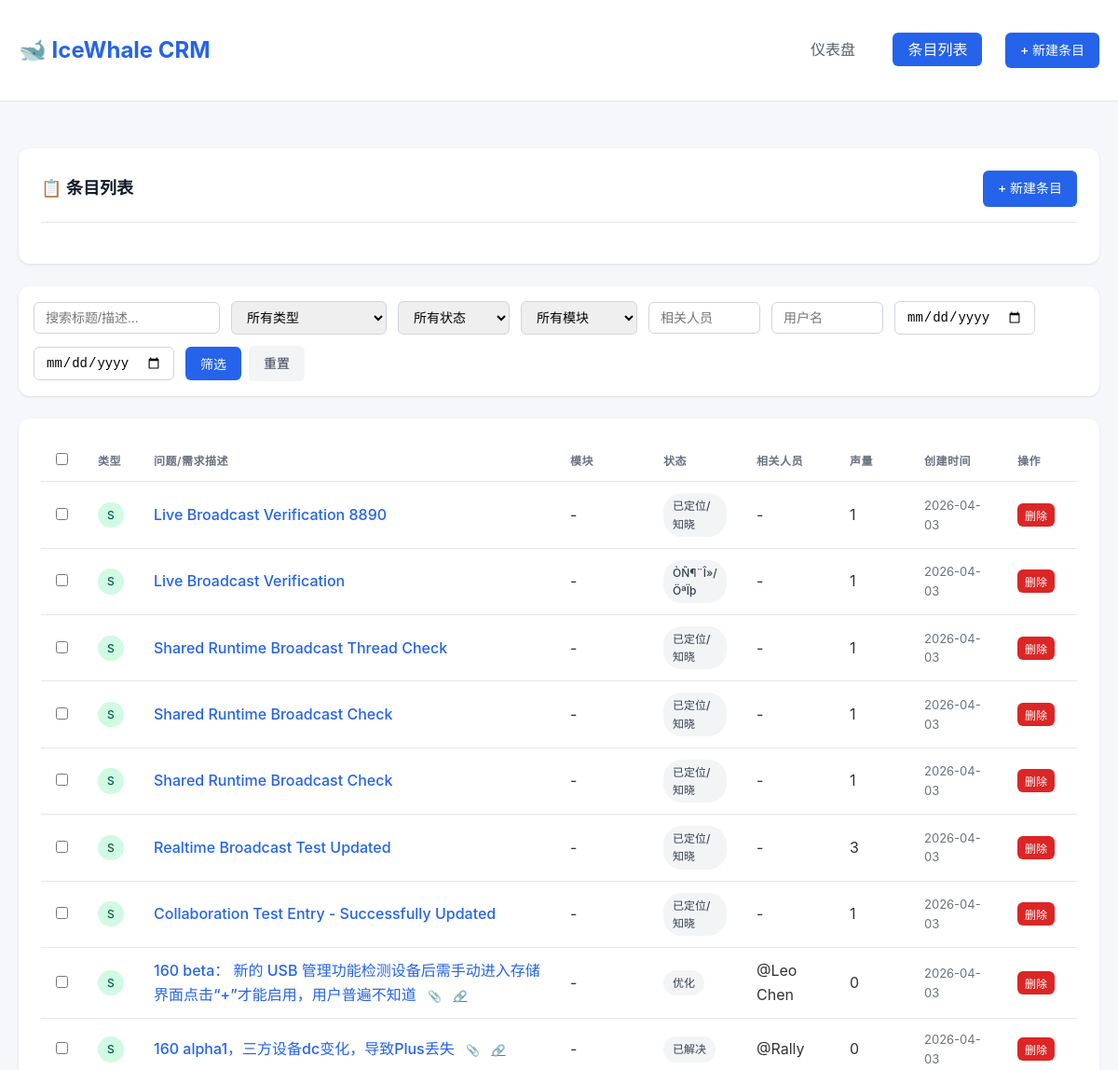
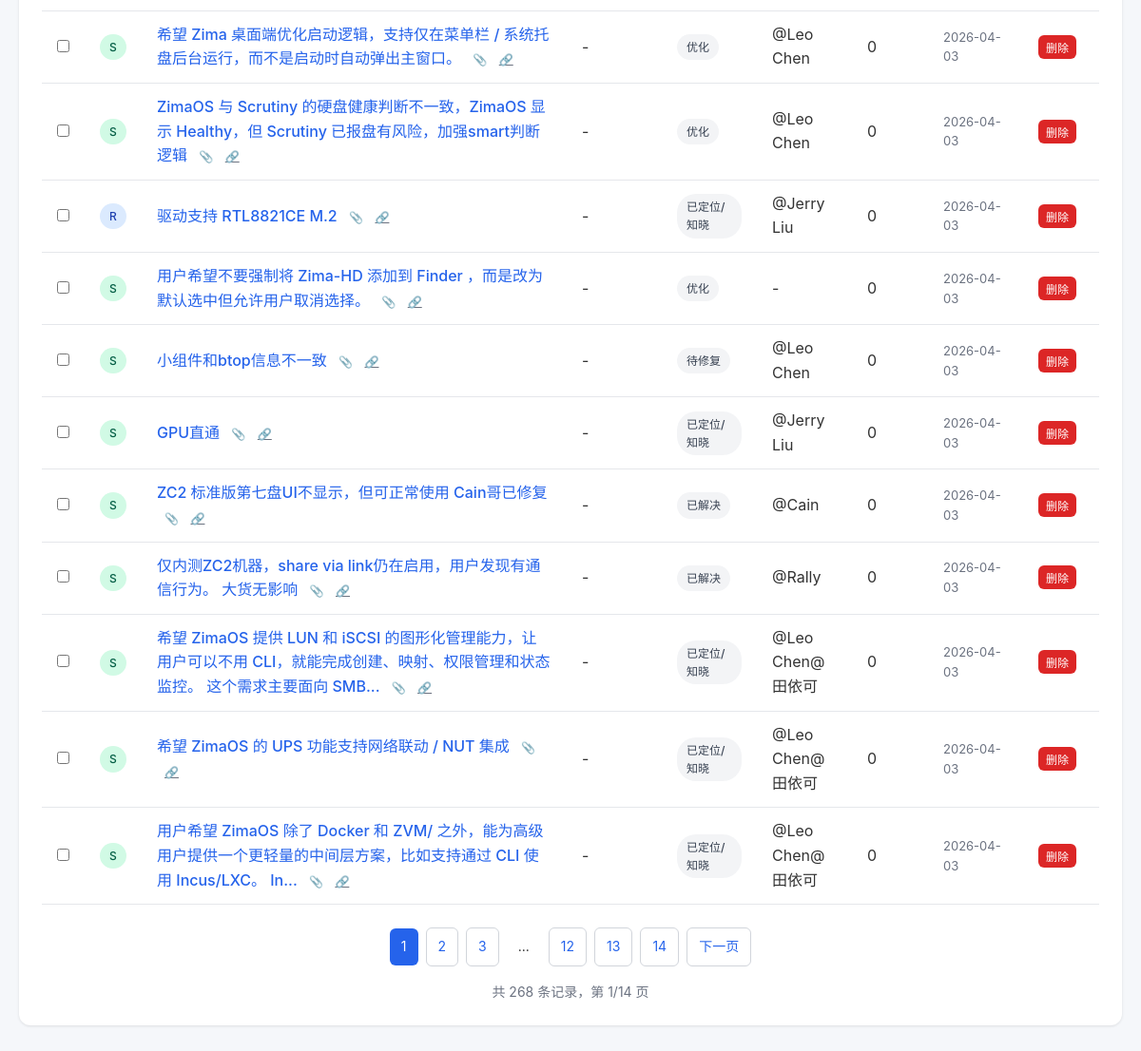
The page /entries on the database its author committed (2 pictures, top to bottom).
### crm/models.py (models this page shows, shortened)
class Base(DeclarativeBase):
    """Base class for all models."""

class CRMEntry(Base):
    __tablename__ = "crm_entries"
    id: Mapped[str] = mapped_column(String(36), primary_key=True, default=lambda: str(uuid.uuid4()))
    title: Mapped[str] = mapped_column(String(500), nullable=False)
    analysis_todo: Mapped[str | None] = mapped_column(Text, nullable=True)
    community_todo: Mapped[str | None] = mapped_column(Text, nullable=True)
    source_url: Mapped[str | None] = mapped_column(String(1000), nullable=True)
    assignee: Mapped[str | None] = mapped_column(String(100), nullable=True)
    status_tag: Mapped[str] = mapped_column(
        String(50), nullable=False, default=StatusTag.IDENTIFIED.value
    )
    feature_module: Mapped[str | None] = mapped_column(String(50), nullable=True)
    user_name: Mapped[str | None] = mapped_column(String(100), nullable=True)
    volume: Mapped[int] = mapped_column(Integer, default=1)
    updated_at: Mapped[datetime] = mapped_column(
        DateTime(timezone=True),
        default=lambda: datetime.now(timezone.utc),
        onupdate=lambda: datetime.now(timezone.utc),
    )
    notes: Mapped[str | None] = mapped_column(Text, nullable=True)
    parent_record: Mapped[str | None] = mapped_column(String(500), nullable=True)
    type_tag: Mapped[str] = mapped_column(String(10), nullable=False, default=TypeTag.SIGNAL.value)
    attachments: Mapped[list[str] | None] = mapped_column(JSON, nullable=True, default=list)
    knowledge_base_url: Mapped[str | None] = mapped_column(String(1000), nullable=True)
    github_issue_url: Mapped[str | None] = mapped_column(String(1000), nullable=True)
    source_type: Mapped[str | None] = mapped_column(String(50), nullable=True)
    created_at: Mapped[datetime] = mapped_column(
        DateTime(timezone=True),
        default=lambda: datetime.now(timezone.utc),
    )
    version: Mapped[int] = mapped_column(Integer, default=1, nullable=False)
    last_edited_by: Mapped[str | None] = mapped_column(String(100), nullable=True)
    last_edited_at: Mapped[datetime | None] = mapped_column(DateTime(timezone=True), nullable=True)
    is_being_edited: Mapped[bool] = mapped_column(default=False)
    edited_by_session: Mapped[str | None] = mapped_column(String(100), nullable=True)
    edit_session_expires: Mapped[datetime | None] = mapped_column(DateTime(timezone=True), nullable=True)
    history: Mapped[list["EditHistory"]] = relationship(
        "EditHistory",
        back_populates="entry",
        order_by="desc(EditHistory.created_at)"
    )

### crm/web.py (the view)
@app.get("/entries", response_class=HTMLResponse)
async def list_entries(
    request: Request,
    q: str | None = None,
    type_tag: str | None = None,
    status_tag: str | None = None,
    feature_module: str | None = None,
    assignee: str | None = None,
    user_name: str | None = None,
    date_from: str | None = None,
    date_to: str | None = None,
    page: int = Query(1, ge=1),
    page_size: int = Query(20, ge=1, le=100),
    db: Session = Depends(get_db),
):
    filters = EntryFilterParams(
        q=q,
        type_tag=type_tag,
        status_tag=status_tag,
        feature_module=feature_module,
        assignee=assignee,
        user_name=user_name,
        date_from=date_from,
        date_to=date_to,
        page=page,
        page_size=page_size,
    )
    entries, total = search.get_filtered_entries(db, filters)
    filter_options = search.get_filter_options(db)
    total_pages = (total + page_size - 1) // page_size
    return templates.TemplateResponse(
        request,
        "list.html",
        {
            "entries": entries,
            "filters": filters,
            "filter_options": filter_options,
            "total": total,
            "page": page,
            "page_size": page_size,
            "total_pages": total_pages,
        },
    )

### crm/templates/list.html (shortened to what this page needs)
{% extends "base.html" %}
{% block content %}
<div class="card">
    <div class="card-header">
        <h1 class="card-title">📋 条目列表</h1>
        <a href="/entries/new" class="btn btn-primary">+ 新建条目</a>
    </div>
</div>
<form class="filters" method="get" action="/entries">
    <div class="filter-group">
        <input type="text" name="q" placeholder="搜索标题/描述..." value="{{ filters.q or '' }}" style="width: 200px;">
    </div>
    <div class="filter-group">
        <select name="type_tag">
            <option value="">所有类型</option>
        </select>
    </div>
    <div class="filter-group">
        <select name="status_tag">
            <option value="">所有状态</option>
        </select>
    </div>
    <div class="filter-group">
        <select name="feature_module">
            <option value="">所有模块</option>
        </select>
    </div>
    <div class="filter-group">
        <input type="text" name="assignee" placeholder="相关人员" value="{{ filters.assignee or '' }}" style="width: 120px;">
    </div>
    <div class="filter-group">
        <input type="text" name="user_name" placeholder="用户名" value="{{ filters.user_name or '' }}" style="width: 120px;">
    </div>
    <div class="filter-group">
        <input type="date" name="date_from" placeholder="开始日期" value="{{ filters.date_from or '' }}">
    </div>
    <div class="filter-group">
        <input type="date" name="date_to" placeholder="结束日期" value="{{ filters.date_to or '' }}">
    </div>
    <div class="filter-group">
        <button type="submit" class="btn btn-primary">筛选</button>
        <a href="/entries" class="btn btn-secondary">重置</a>
    </div>
</form>
<div class="card">
    {% if entries %}
    <table class="table">
        <thead>
            <tr>
                <th style="width: 40px;">
                    <input type="checkbox" id="select-all" title="全选">
                </th>
                <th style="width: 60px;">类型</th>
                <th>问题/需求描述</th>
                <th style="width: 100px;">模块</th>
                <th style="width: 100px;">状态</th>
                <th style="width: 100px;">相关人员</th>
                <th style="width: 80px;">声量</th>
                <th style="width: 100px;">创建时间</th>
                <th style="width: 80px;">操作</th>
            </tr>
        </thead>
        <tbody>
            {% for entry in entries %}
            <tr>
                <td>
                    <input type="checkbox" name="selected_entries" value="{{ entry.id }}" class="entry-checkbox">
                </td>
                <td>
                    <span class="tag tag-type-{{ entry.type_tag }}">{{ entry.type_tag }}</span>
                </td>
                <td>
                    <a href="/entries/{{ entry.id }}" style="color: #2563eb; text-decoration: none; font-weight: 500;">
                        {{ entry.title[:80] }}{% if entry.title|length > 80 %}...{% endif %}
                    </a>
                    {% if entry.attachments %}
                    <span style="margin-left: 8px; color: #6b7280; font-size: 12px;">📎</span>
                    {% endif %}
                    {% if entry.source_url %}
                    <a href="{{ entry.source_url }}" target="_blank" style="margin-left: 8px; color: #6b7280; font-size: 12px;">🔗</a>
                    {% endif %}
                </td>
                <td>{{ entry.feature_module or '-' }}</td>
                <td>
                    <span class="tag tag-status">{{ entry.status_tag }}</span>
                </td>
                <td>{{ entry.assignee or '-' }}</td>
                <td>{{ entry.volume }}</td>
                <td style="font-size: 13px; color: #6b7280;">{{ entry.created_at.strftime('%Y-%m-%d') }}</td>
                <td>
                    <form method="post" action="/entries/{{ entry.id }}/delete" onsubmit="return confirm('确定要删除此条目吗？');" style="display: inline;">
                        <button type="submit" class="btn btn-danger" style="padding: 4px 8px; font-size: 12px;">删除</button>
                    </form>
                </td>
            </tr>
            {% endfor %}
        </tbody>
    </table>
    {% if total_pages > 1 %}
    <div class="pagination">
        {% for p in range(1, total_pages + 1) %}
            {% if p == page %}
            <span class="current">{{ p }}</span>
            {% elif p <= 3 or p > total_pages - 3 or (p >= page - 1 and p <= page + 1) %}
            <a href="?page={{ p }}">{{ p }}</a>
            {% elif p == 4 and page > 5 %}
            <span>...</span>
            {% elif p == total_pages - 3 and page < total_pages - 4 %}
            <span>...</span>
            {% endif %}
        {% endfor %}
        {% if page < total_pages %}
        <a href="?page={{ page + 1 }}">下一页</a>
        {% endif %}
    </div>
    {% endif %}
    <div style="text-align: center; margin-top: 16px; color: #6b7280; font-size: 14px;">
        共 {{ total }} 条记录，第 {{ page }}/{{ total_pages }} 页
    </div>
    {% else %}
    <div class="empty-state">
        <div class="empty-state-icon">📭</div>
        <h3>没有找到条目</h3>
        <p>尝试调整筛选条件或 <a href="/entries/new">创建新条目</a></p>
    </div>
    {% endif %}
</div>
{% endblock %}

### crm/templates/base.html (style rules this page uses)
* { margin: 0; padding: 0; box-sizing: border-box; }
body { font-family: -apple-system, BlinkMacSystemFont, "Segoe UI", Roboto, "Helvetica Neue", Arial, sans-serif; background: #f5f7fa; color: #333; line-height: 1.6; }
.btn { display: inline-flex; align-items: center; padding: 8px 16px; border-radius: 6px; font-size: 14px; font-weight: 500; text-decoration: none; cursor: pointer; border: none; transition: all 0.2s; }
.btn-primary { background: #2563eb; color: #fff; }
.btn-secondary { background: #f3f4f6; color: #374151; }
.btn-danger { background: #dc2626; color: #fff; }
.card { background: #fff; border-radius: 12px; box-shadow: 0 1px 3px rgba(0,0,0,0.1); padding: 24px; margin-bottom: 24px; }
.card-header { display: flex; justify-content: space-between; align-items: center; margin-bottom: 20px; padding-bottom: 16px; border-bottom: 1px solid #e5e7eb; }
.card-title { font-size: 18px; font-weight: 600; color: #111827; }
.table { width: 100%; border-collapse: collapse; }
.table th, .table td { padding: 12px 16px; text-align: left; border-bottom: 1px solid #e5e7eb; }
.table th { font-weight: 600; color: #6b7280; font-size: 12px; text-transform: uppercase; letter-spacing: 0.5px; }
.tag { display: inline-flex; align-items: center; padding: 4px 10px; border-radius: 20px; font-size: 12px; font-weight: 500; }
.tag-type-R { background: #dbeafe; color: #1e40af; }
.tag-type-S { background: #d1fae5; color: #065f46; }
.tag-status { background: #f3f4f6; color: #374151; }
.filters { display: flex; flex-wrap: wrap; gap: 12px; margin-bottom: 24px; padding: 16px; background: #fff; border-radius: 12px; box-shadow: 0 1px 3px rgba(0,0,0,0.1); }
.filter-group { display: flex; align-items: center; gap: 8px; }
.filter-group select, .filter-group input { padding: 8px 12px; border: 1px solid #d1d5db; border-radius: 6px; font-size: 14px; }
.pagination { display: flex; justify-content: center; align-items: center; gap: 8px; margin-top: 24px; }
.pagination a, .pagination span { padding: 8px 12px; border-radius: 6px; text-decoration: none; font-size: 14px; }
.pagination a { color: #2563eb; background: #fff; border: 1px solid #d1d5db; }
.pagination .current { background: #2563eb; color: #fff; }

### rows shown on the page
CRMEntry: type_tag "S", title "Live Broadcast Verification 8890", feature_module "-", status_tag "已定位/知晓", assignee "-", volume "1", created_at "2026-04-03"
CRMEntry: type_tag "S", title "Live Broadcast Verification", feature_module "-", status_tag "ÒÑ¶¨Î»/ÖªÏþ", assignee "-", volume "1", created_at "2026-04-03"
CRMEntry: type_tag "S", title "Shared Runtime Broadcast Thread Check", feature_module "-", status_tag "已定位/知晓", assignee "-", volume "1", created_at "2026-04-03"
CRMEntry: type_tag "S", title "Shared Runtime Broadcast Check", feature_module "-", status_tag "已定位/知晓", assignee "-", volume "1", created_at "2026-04-03"
CRMEntry: type_tag "S", title "Shared Runtime Broadcast Check", feature_module "-", status_tag "已定位/知晓", assignee "-", volume "1", created_at "2026-04-03"
CRMEntry: type_tag "S", title "Realtime Broadcast Test Updated", feature_module "-", status_tag "已定位/知晓", assignee "-", volume "3", created_at "2026-04-03"
CRMEntry: type_tag "S", title "Collaboration Test Entry - Successfully Updated", feature_module "-", status_tag "已定位/知晓", assignee "-", volume "1", created_at "2026-04-03"
CRMEntry: type_tag "S", title "160 beta： 新的 USB 管理功能检测设备后需手动进入存储界面点击“+”才能启用，用户普遍不知道", feature_module "-", status_tag "优化", assignee "@Leo Chen", volume "0", created_at "2026-04-03"
CRMEntry: type_tag "S", title "160 alpha1，三方设备dc变化，导致Plus丢失", feature_module "-", status_tag "已解决", assignee "@Rally", volume "0", created_at "2026-04-03"
CRMEntry: type_tag "S", title "希望 Zima 桌面端优化启动逻辑，支持仅在菜单栏 / 系统托盘后台运行，而不是启动时自动弹出主窗口。", feature_module "-", status_tag "优化", assignee "@Leo Chen", volume "0", created_at "2026-04-03"
CRMEntry: type_tag "S", title "ZimaOS 与 Scrutiny 的硬盘健康判断不一致，ZimaOS 显示 Healthy，但 Scrutiny 已报盘有风险，加强smart判断逻辑", feature_module "-", status_tag "优化", assignee "@Leo Chen", volume "0", created_at "2026-04-03"
CRMEntry: type_tag "R", title "驱动支持 RTL8821CE M.2", feature_module "-", status_tag "已定位/知晓", assignee "@Jerry Liu", volume "0", created_at "2026-04-03"
CRMEntry: type_tag "S", title "用户希望不要强制将 Zima-HD 添加到 Finder ，而是改为默认选中但允许用户取消选择。", feature_module "-", status_tag "优化", assignee "-", volume "0", created_at "2026-04-03"
CRMEntry: type_tag "S", title "小组件和btop信息不一致", feature_module "-", status_tag "待修复", assignee "@Leo Chen", volume "0", created_at "2026-04-03"
CRMEntry: type_tag "S", title "GPU直通", feature_module "-", status_tag "已定位/知晓", assignee "@Jerry Liu", volume "0", created_at "2026-04-03"
CRMEntry: type_tag "S", title "ZC2 标准版第七盘UI不显示，但可正常使用 Cain哥已修复", feature_module "-", status_tag "已解决", assignee "@Cain", volume "0", created_at "2026-04-03"
CRMEntry: type_tag "S", title "仅内测ZC2机器，share via link仍在启用，用户发现有通信行为。 大货无影响", feature_module "-", status_tag "已解决", assignee "@Rally", volume "0", created_at "2026-04-03"
CRMEntry: type_tag "S", title "希望 ZimaOS 提供 LUN 和 iSCSI 的图形化管理能力，让用户可以不用 CLI，就能完成创建、映射、权限管理和状态监控。 这个需求主要面向 SMB", feature_module "-", status_tag "已定位/知晓", assignee "@Leo Chen@田依可", volume "0", created_at "2026-04-03"
CRMEntry: type_tag "S", title "希望 ZimaOS 的 UPS 功能支持网络联动 / NUT 集成", feature_module "-", status_tag "已定位/知晓", assignee "@Leo Chen@田依可", volume "0", created_at "2026-04-03"
CRMEntry: type_tag "S", title "用户希望 ZimaOS 除了 Docker 和 ZVM/ 之外，能为高级用户提供一个更轻量的中间层方案，比如支持通过 CLI 使用 Incus/LXC。 In", feature_module "-", status_tag "已定位/知晓", assignee "@Leo Chen@田依可", volume "0", created_at "2026-04-03"

### other values the page prints
{{ p }} "1"
{{ p }} "2" "3" "12" "13" "14"
{{ total }} "268"
{{ page }} "1"
{{ total_pages }} "14"
